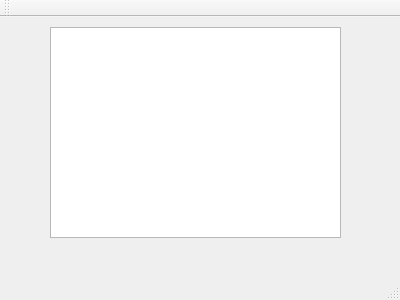
<?xml version="1.0" encoding="UTF-8"?>
<ui version="4.0">
 <class>MainWindow</class>
 <widget class="QMainWindow" name="MainWindow">
  <property name="geometry">
   <rect>
    <x>0</x>
    <y>0</y>
    <width>400</width>
    <height>300</height>
   </rect>
  </property>
  <property name="windowTitle">
   <string>MainWindow</string>
  </property>
  <widget class="QWidget" name="centralWidget">
   <widget class="QPlainTextEdit" name="plainTextEdit">
    <property name="geometry">
     <rect>
      <x>50</x>
      <y>10</y>
      <width>291</width>
      <height>211</height>
     </rect>
    </property>
   </widget>
  </widget>
  <widget class="QMenuBar" name="menuBar">
   <property name="geometry">
    <rect>
     <x>0</x>
     <y>0</y>
     <width>400</width>
     <height>21</height>
    </rect>
   </property>
  </widget>
  <widget class="QToolBar" name="mainToolBar">
   <attribute name="toolBarArea">
    <enum>TopToolBarArea</enum>
   </attribute>
   <attribute name="toolBarBreak">
    <bool>false</bool>
   </attribute>
  </widget>
  <widget class="QStatusBar" name="statusBar"/>
 </widget>
 <layoutdefault spacing="6" margin="11"/>
 <resources/>
 <connections/>
</ui>
